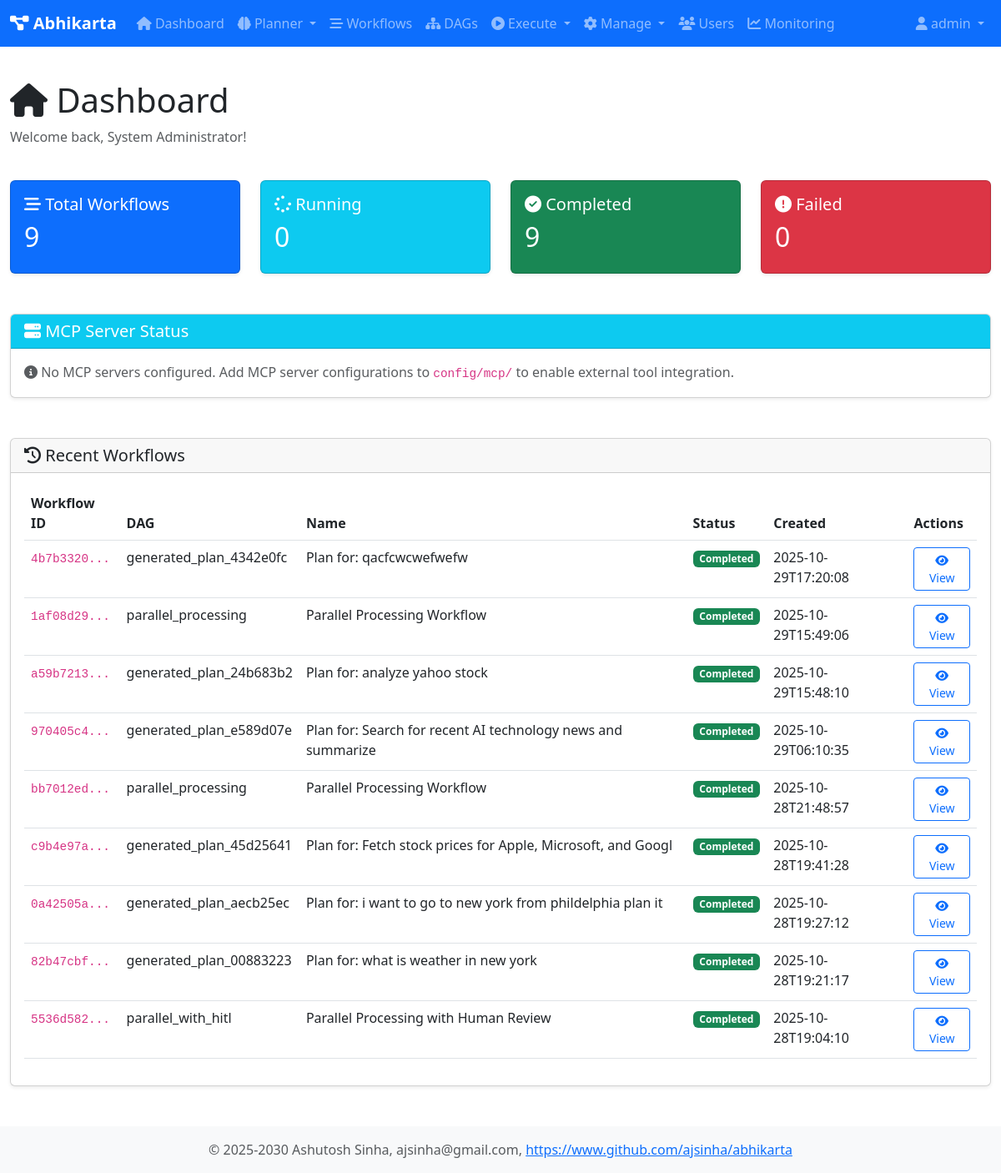
Before: /dashboard (signed in) with the older database file.
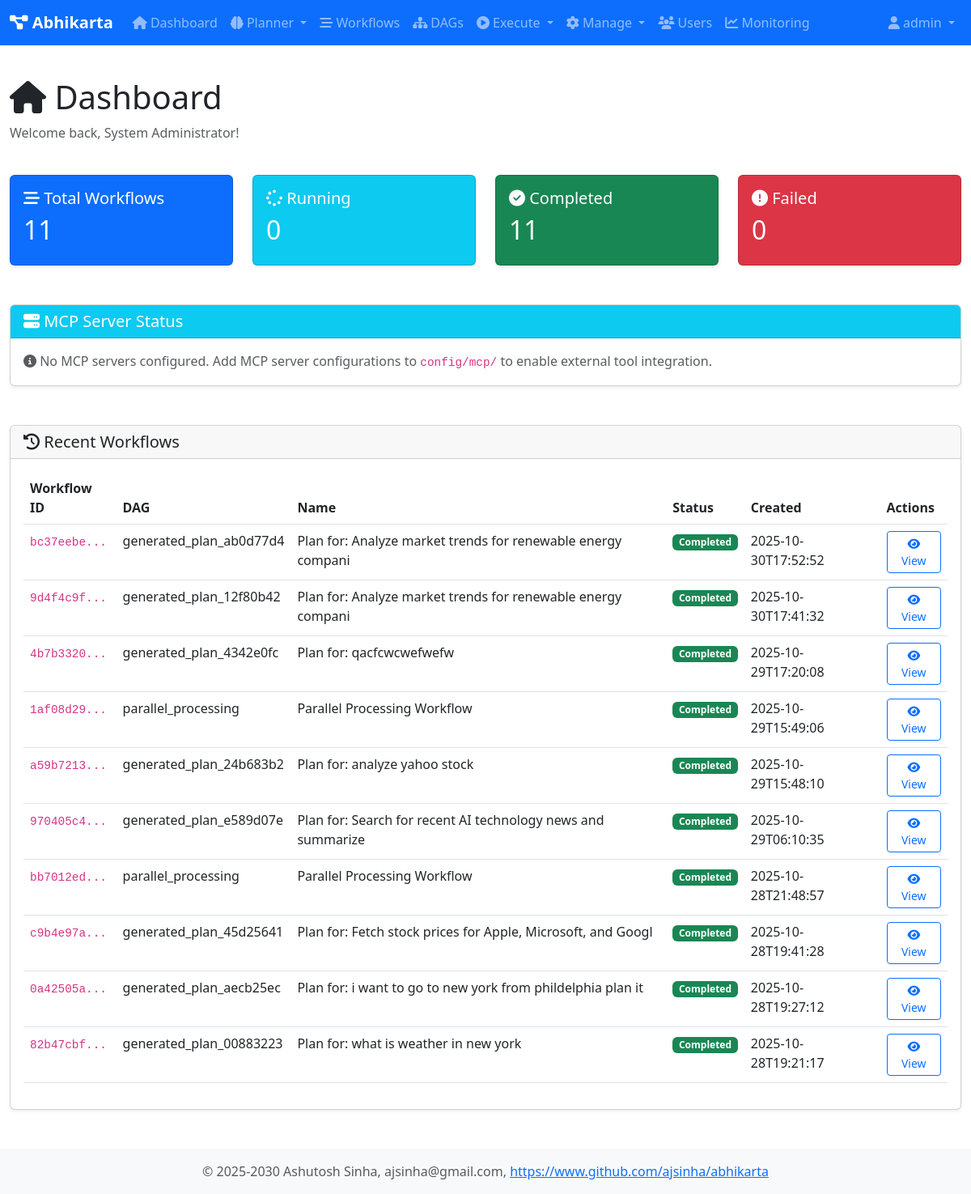
After: the same page with the newer database file.
### tables this page shows
CREATE TABLE workflows (
                workflow_id TEXT PRIMARY KEY,
                dag_id TEXT NOT NULL,
                session_id TEXT,
                name TEXT,
                description TEXT,
                status TEXT DEFAULT 'pending',
                created_at TEXT DEFAULT CURRENT_TIMESTAMP,
                started_at TEXT,
                completed_at TEXT,
                created_by TEXT,
                graph_json TEXT,
                result TEXT,
                error TEXT
            );

### web/app1.py (the view)
@app.route('/dashboard')
@login_required
def dashboard():
    user = user_registry.get_user(session['user_id'])
    db = get_db()
    total_workflows = db.fetchone("SELECT COUNT(*) as count FROM workflows")['count']
    running_workflows = db.fetchone("SELECT COUNT(*) as count FROM workflows WHERE status = 'running'")['count']
    completed_workflows = db.fetchone("SELECT COUNT(*) as count FROM workflows WHERE status = 'completed'")['count']
    failed_workflows = db.fetchone("SELECT COUNT(*) as count FROM workflows WHERE status = 'failed'")['count']
    recent_workflows = db.fetchall(
        "SELECT * FROM workflows ORDER BY created_at DESC LIMIT 10"
    )
    pending_hitl = orchestrator.get_pending_hitl_requests()
    mcp_servers = tool_registry.get_mcp_servers_status()
    return render_template('dashboard.html',
                         user=user,
                         total_workflows=total_workflows,
                         running_workflows=running_workflows,
                         completed_workflows=completed_workflows,
                         failed_workflows=failed_workflows,
                         recent_workflows=recent_workflows,
                         pending_hitl=len(pending_hitl),
                         mcp_servers=mcp_servers)

### core/user_registry.py (called while the page is built)
    def is_admin(self) -> bool:
        return self.role == 'admin'

    def get_user(self, user_id: str) -> Optional[User]:
        return self._users.get(user_id)

### db/database.py (called while the page is built)
def get_db() -> Database:
    global _db_instance
    if _db_instance is None:
        _db_instance = Database(db_type='sqlite', db_path='data/abhikarta.db')
        _db_instance.initialize_schema()
    return _db_instance

    @contextmanager
    def get_connection(self):
        conn = None
        try:
            if self.db_type == 'sqlite':
                conn = sqlite3.connect(self.db_path)
                conn.row_factory = sqlite3.Row
            elif self.db_type == 'postgresql':
                import psycopg2
                import psycopg2.extras
                conn = psycopg2.connect(**self.pg_params)
                conn.cursor_factory = psycopg2.extras.RealDictCursor
            yield conn
            conn.commit()
        except Exception as e:
            if conn:
                conn.rollback()
            raise e
        finally:
            if conn:
                conn.close()

### web/templates/dashboard.html (shortened to what the changed rows need)
{% extends "base.html" %}
{% block content %}
<div class="row mb-4">
    <div class="col">
        <h1><i class="fas fa-home"></i> Dashboard</h1>
    </div>
</div>
<div class="row mb-4">
    <div class="col-md-3">
        <div class="card text-white bg-primary">
            <div class="card-body">
                <h5 class="card-title"><i class="fas fa-stream"></i> Total Workflows</h5>
                <h2>{{ total_workflows }}</h2>
            </div>
        </div>
    </div>
    <div class="col-md-3">
        <div class="card text-white bg-info">
            <div class="card-body">
                <h2>{{ running_workflows }}</h2>
            </div>
        </div>
    </div>
    <div class="col-md-3">
        <div class="card text-white bg-success">
            <div class="card-body">
                <h5 class="card-title"><i class="fas fa-check-circle"></i> Completed</h5>
                <h2>{{ completed_workflows }}</h2>
            </div>
        </div>
    </div>
    <div class="col-md-3">
        <div class="card text-white bg-danger">
            <div class="card-body">
                <h2>{{ failed_workflows }}</h2>
            </div>
        </div>
    </div>
</div>
<div class="row">
    <div class="col-12">
        <div class="card">
            <div class="card-body">
                {% if recent_workflows %}
                <div class="table-responsive">
                    <table class="table table-hover">
                        <thead>
                            <tr>
                                <th>Workflow ID</th>
                                <th>DAG</th>
                                <th>Name</th>
                                <th>Status</th>
                                <th>Created</th>
                                <th>Actions</th>
                            </tr>
                        </thead>
                        <tbody>
                            {% for workflow in recent_workflows %}
                            <tr>
                                <td><code>{{ workflow.workflow_id[:8] }}...</code></td>
                                <td>{{ workflow.dag_id }}</td>
                                <td>{{ workflow.name or 'N/A' }}</td>
                                <td>
                                    {% if workflow.status == 'running' %}
                                        <span class="badge bg-info">Running</span>
                                    {% elif workflow.status == 'completed' %}
                                        <span class="badge bg-success">Completed</span>
                                    {% elif workflow.status == 'failed' %}
                                        <span class="badge bg-danger">Failed</span>
                                    {% else %}
                                        <span class="badge bg-secondary">{{ workflow.status }}</span>
                                    {% endif %}
                                </td>
                                <td>{{ workflow.created_at[:19] }}</td>
                                <td>
                                    <a href="{{ url_for('workflow_detail', workflow_id=workflow.workflow_id) }}"
                                       class="btn btn-sm btn-outline-primary">
                                        <i class="fas fa-eye"></i> View
                                    </a>
                                </td>
                            </tr>
                            {% endfor %}
                        </tbody>
                    </table>
                </div>
                {% else %}
                <p class="text-muted">No workflows yet. <a href="{{ url_for('dags') }}">Execute a DAG</a> to get started.</p>
                {% endif %}
            </div>
        </div>
    </div>
</div>
{% endblock %}

Changed rows visible on the page:
no longer on this page (row unchanged): workflows: workflow_id "5536d582", dag_id "parallel_with_hitl", name "Parallel Processing with Human Review", status "Completed", created_at "2025-10-28T19:04:10"
added workflows: workflow_id "bc37eebe", dag_id "generated_plan_ab0d77d4", name "Plan for: Analyze market trends for renewable energy compani", status "Completed", created_at "2025-10-30T17:52:52"
added workflows: workflow_id "9d4f4c9f", dag_id "generated_plan_12f80b42", name "Plan for: Analyze market trends for renewable energy compani", status "Completed", created_at "2025-10-30T17:41:32"
Other visible differences:
{{ total_workflows }}: "9" → "11"
{{ completed_workflows }}: "9" → "11"
